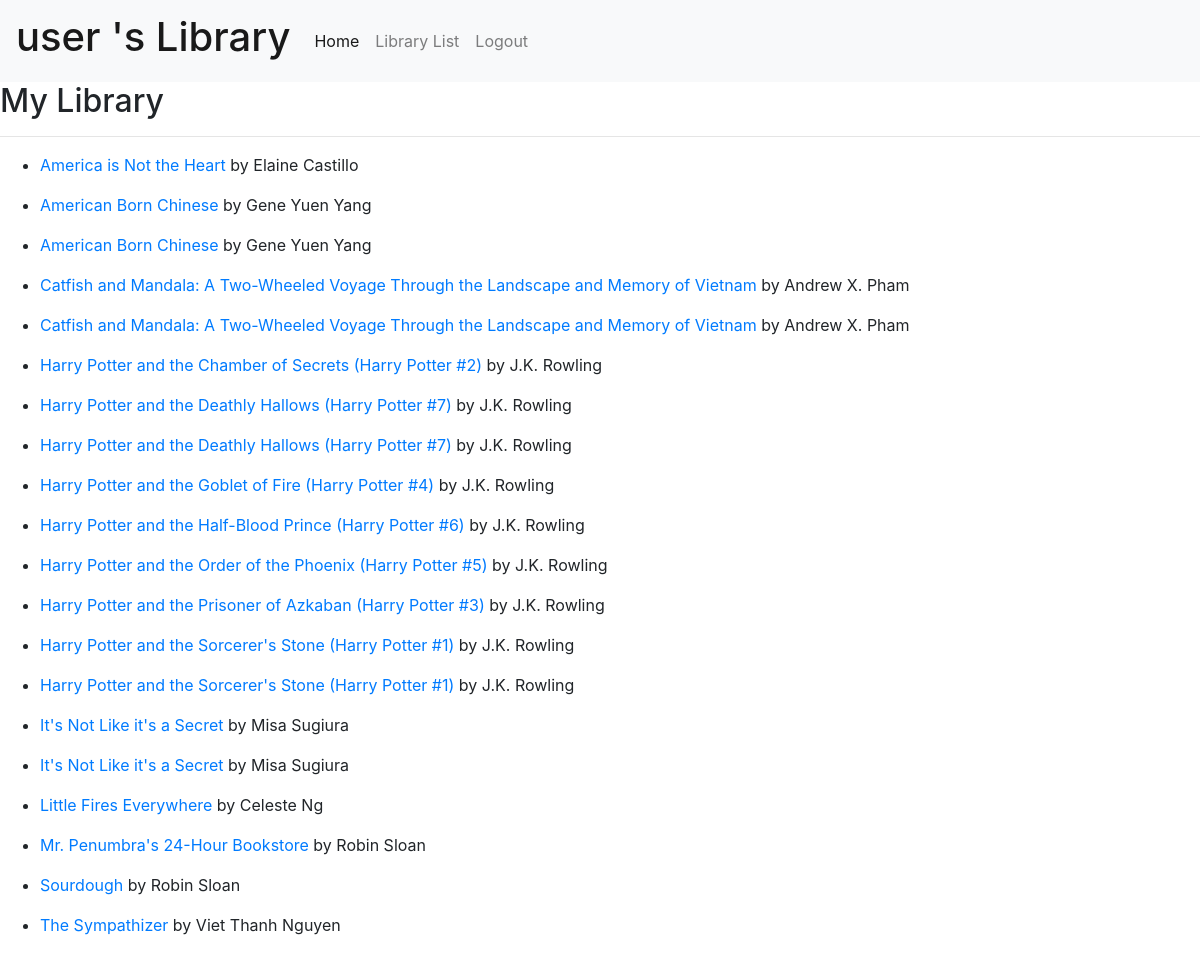
Page /listbooks/ (signed in) on the committed database.
### lib_app/models.py (models this page shows, shortened)
class Book(models.Model):
    author = models.CharField(max_length = 200)
    title = models.CharField(max_length = 200)
    desp = models.TextField(max_length = 2000, blank=True)
    class Meta:
        ordering = ['title']

### lib_app/views.py (the view)
# urls.py: path('listbooks/',views.list_books, name="list_books"),
def list_books(request):
    books = Book.objects.all()
    context = {
            'books':books,
        }
    return render(request,"lib_app/list_books.html", context=context)

### templates/lib_app/list_books.html
{% extends 'base.html' %}
{% block content %}
<div class="POST">
    <h2> My Library </h2>
    <hr>
    {% for book in books %}
        <ul>
            <li><a href="{% url 'book_details' book.id %}">{{ book.title }}</a> by {{ book.author }}
            </li>
        </ul>
    {% endfor %}
</div>
{% endblock %}

### templates/base.html (shortened to what this page needs)
{% load static %}
<!DOCTYPE html>
<html lang="en">
<head>
    <link rel="stylesheet" href="{% static 'static/bootstrap_css/bootstrap.min.css'%}">
    <link rel="stylesheet" href="{% static 'static/css/style.css'%}">
</head>
<body>
    {% if user.is_authenticated %}
    <nav class="navbar navbar-expand-lg navbar-light bg-light">
        <a class="navbar-brand" href="{% url 'home' %}"><h1>{{ user.first_name }} 's Library </h1></a>
        <div class="collapse navbar-collapse" id="navbarNav">
          <ul class="navbar-nav">
            <li class="nav-item active">
              <a class="nav-link" href="{% url 'home' %}">Home <span class="sr-only">(current)</span></a>
            </li>
            <li class="nav-item">
              <a class="nav-link" href="{% url 'list_books' %}"> Library List </a>
            </li>
            <li class="nav-item">
              <a class="nav-link" href="{% url 'logout' %}">Logout </a>
            </li>
    </nav>
  {% endif %}
    {% block content %}
    {% endblock %}
</body>
</html>

### rows in the picture
Book: title "America is Not the Heart", author "Elaine Castillo"
Book: title "American Born Chinese", author "Gene Yuen Yang"
Book: title "American Born Chinese", author "Gene Yuen Yang"
Book: title "Catfish and Mandala: A Two-Wheeled Voyage Through the Landscape and Memory of Vietnam", author "Andrew X. Pham"
Book: title "Catfish and Mandala: A Two-Wheeled Voyage Through the Landscape and Memory of Vietnam", author "Andrew X. Pham"
Book: title "Harry Potter and the Chamber of Secrets (Harry Potter #2)", author "J.K. Rowling"
Book: title "Harry Potter and the Deathly Hallows (Harry Potter #7)", author "J.K. Rowling"
Book: title "Harry Potter and the Deathly Hallows (Harry Potter #7)", author "J.K. Rowling"
Book: title "Harry Potter and the Goblet of Fire (Harry Potter #4)", author "J.K. Rowling"
Book: title "Harry Potter and the Half-Blood Prince (Harry Potter #6)", author "J.K. Rowling"
Book: title "Harry Potter and the Order of the Phoenix (Harry Potter #5)", author "J.K. Rowling"
Book: title "Harry Potter and the Prisoner of Azkaban (Harry Potter #3)", author "J.K. Rowling"
Book: title "Harry Potter and the Sorcerer's Stone (Harry Potter #1)", author "J.K. Rowling"
Book: title "Harry Potter and the Sorcerer's Stone (Harry Potter #1)", author "J.K. Rowling"
Book: title "It's Not Like it's a Secret", author "Misa Sugiura"
Book: title "It's Not Like it's a Secret", author "Misa Sugiura"
Book: title "Little Fires Everywhere", author "Celeste Ng"
Book: title "Mr. Penumbra's 24-Hour Bookstore", author "Robin Sloan"
Book: title "Sourdough", author "Robin Sloan"
Book: title "The Sympathizer", author "Viet Thanh Nguyen"

### other values in the picture
{{ user.first_name }} "user"
